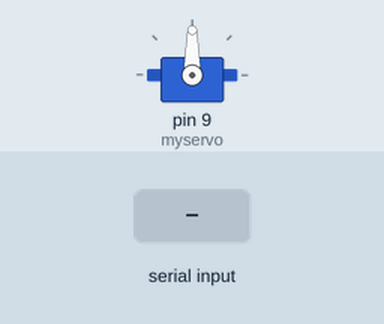
Simulated run of this sketch. Board: Arduino Uno, built with avr-gcc and run on an emulated ATmega328P. Parts: servo. The test bench sets the inputs (shaded band).

Above: at 1.2 s.
1.3 s: byte 30 received over Serial
At 2.4 s:
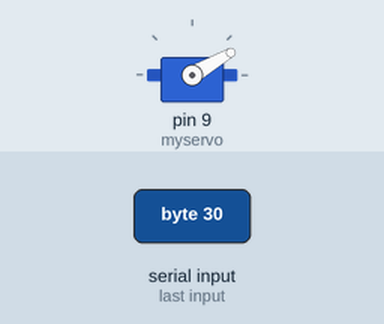
2.8 s: byte 120 received over Serial
At 3.5 s:
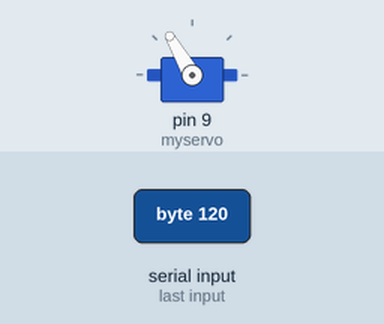
Timing chart, 0 to 5.8 s (numbered marks = the images above; inputs shaded):
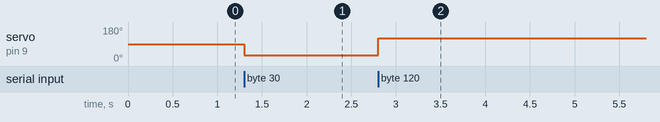

The sketch:

anilas.ino
```cpp
#include <Servo.h>
Servo myservo;  // create servo object to control a servo
               // a maximum of eight servo objects can be created
int pos = 0;    // variable to store the servo position
int i = -1;

void setup() {
  myservo.attach(9);  // attaches the servo on pin 9 to the servo object
  Serial.begin(9600);
}

void loop() {
  i = Serial.read();
  if (i > -1) {
    myservo.write(i);
  }
}
```

Measured:
- after the input at 1.3 s, servo on pin 9 (myservo): 90° → 30° at once
- after the input at 2.8 s, servo on pin 9 (myservo): 30° → 120° at once
